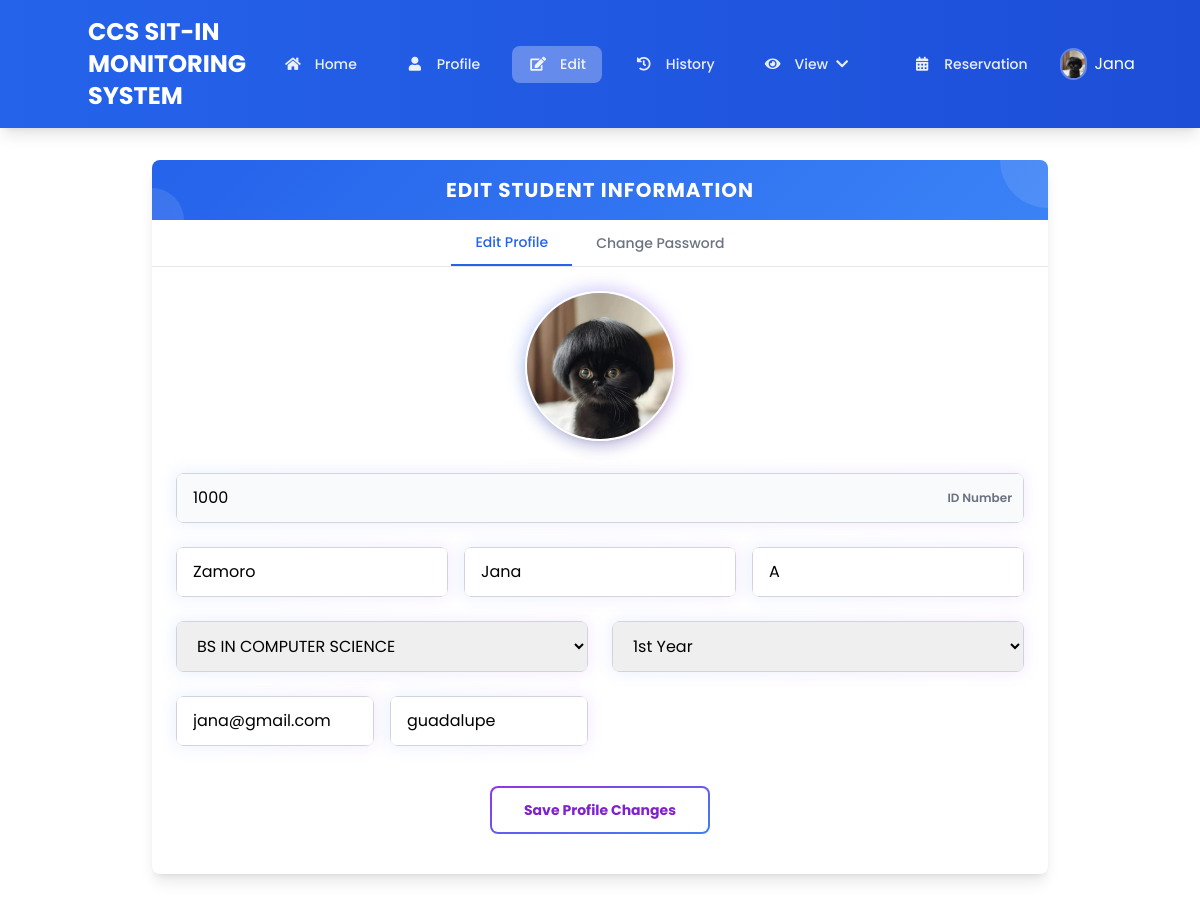
Screenshot of /user/edit.php (signed in) with the database file from the repository.
### tables this page shows
CREATE TABLE `users` (
  `STUD_NUM` int(11) NOT NULL,
  `IDNO` int(11) NOT NULL,
  `LAST_NAME` varchar(30) NOT NULL,
  `FIRST_NAME` varchar(30) NOT NULL,
  `MID_NAME` varchar(30) NOT NULL,
  `COURSE` enum('BS IN ACCOUNTANCY','BS IN BUSINESS ADMINISTRATION','BS IN CRIMINOLOGY','BS IN CUSTOMS ADMINISTRATION','BS IN INFORMATION TECHNOLOGY','BS IN COMPUTER SCIENCE','BS IN OFFICE ADMINISTRATION','BS IN SOCIAL WORK','BACHELOR OF SECONDARY EDUCATION','BACHELOR OF ELEMENTARY EDUCATION') NOT NULL,
  `YEAR_LEVEL` enum('1st Year','2nd Year','3rd Year','4th Year') NOT NULL,
  `USER_NAME` varchar(30) NOT NULL,
  `PASSWORD_HASH` varchar(255) NOT NULL,
  `UPLOAD_IMAGE` longblob DEFAULT NULL,
  `EMAIL` varchar(30) NOT NULL,
  `ADDRESS` varchar(255) NOT NULL,
  `SESSION` int(11) NOT NULL DEFAULT 30,
  `POINTS` int(5) NOT NULL,
  `TOTAL_POINTS` int(11) NOT NULL DEFAULT 0
);

### user/edit.php (the view, shortened to what this page needs)
<?php
require '../db.php';
$firstName = isset($_SESSION['first_name']) ? $_SESSION['first_name'] : 'Guest';
$userId = isset($_SESSION['user_id']) ? $_SESSION['user_id'] : null;
if ($userId) {
    $stmt = $conn->prepare("SELECT IDNO, LAST_NAME, FIRST_NAME, MID_NAME, COURSE, YEAR_LEVEL, EMAIL, ADDRESS, UPLOAD_IMAGE FROM users WHERE STUD_NUM = ?");
    $stmt->bind_param("i", $userId);
    $stmt->execute();
    $stmt->bind_result($idNo, $lastName, $dbFirstName, $midName, $course, $yearLevel, $email, $address, $userImage);
    $profileImage = !empty($userImage) ? '../images/' . $userImage : "../images/image.jpg";
}
?>
<!DOCTYPE html>
<html lang="en">
<head>
    <link rel="stylesheet" href="https://cdnjs.cloudflare.com/ajax/libs/font-awesome/5.15.4/css/all.min.css">
    <script src="https://cdn.tailwindcss.com"></script>
</head>
<body class="min-h-screen font-poppins" style="background: white;">
    <header class="bg-gradient-to-r from-blue-600 to-blue-700 text-white shadow-lg py-4 px-6">
        <div class="container mx-auto flex items-center justify-between">
            <div class="flex items-center">
                <h1 class="text-2xl font-bold">CCS SIT-IN MONITORING SYSTEM</h1>
            </div>
            <div class="flex items-center space-x-6">
                <nav class="hidden md:flex items-center space-x-4">
                    <a href="dashboard.php" class="nav-item<?php if(basename($_SERVER['PHP_SELF']) == 'dashboard.php') echo ' active'; ?>">
                        <i class="fas fa-home"></i>
                        <span>Home</span>
                    </a>
                    <a href="profile.php" class="nav-item<?php if(basename($_SERVER['PHP_SELF']) == 'profile.php') echo ' active'; ?>">
                        <i class="fas fa-user"></i>
                        <span>Profile</span>
                    </a>
                    <a href="edit.php" class="nav-item<?php if(basename($_SERVER['PHP_SELF']) == 'edit.php') echo ' active'; ?>">
                        <i class="fas fa-edit"></i>
                        <span>Edit</span>
                    </a>
                    <a href="history.php" class="nav-item<?php if(basename($_SERVER['PHP_SELF']) == 'history.php') echo ' active'; ?>">
                        <i class="fas fa-history"></i>
                        <span>History</span>
                    </a>
                    <div class="relative" x-data="{ open: false }">
                        <button @click="open = !open" class="nav-item">
                            <i class="fas fa-eye"></i>
                            <span>View</span>
                            <i class="fas fa-chevron-down ml-1 text-sm"></i>
                        </button>
                    </div>
                    <a href="reservation.php" class="nav-item<?php if(basename($_SERVER['PHP_SELF']) == 'reservation.php') echo ' active'; ?>">
                        <i class="fas fa-calendar-alt"></i>
                        <span>Reservation</span>
                    </a>
                    <div class="relative" x-data="{ open: false }">
                        <button @click="open = !open" class="flex items-center space-x-2">
                            <img src="<?php echo htmlspecialchars($profileImage); ?>" alt="Profile"
                                 class="w-8 h-8 rounded-full object-cover border-2 border-white/30">
                            <span class="hidden md:inline-block"><?php echo htmlspecialchars($firstName); ?></span>
                        </button>
                    </div>
                </nav>
            </div>
        </div>
    </header>
        <div class="mx-auto my-8 max-w-4xl">
            <div class="bg-white rounded-lg shadow-lg overflow-hidden">
            <div class="text-white p-4 flex items-center justify-center relative overflow-hidden" style="background: linear-gradient(135deg, #2563eb 0%, #3b82f6 100%)">
                    <div class="absolute top-0 right-0 w-24 h-24 bg-white/10 rounded-full -translate-y-1/2 translate-x-1/2"></div>
                    <div class="absolute bottom-0 left-0 w-16 h-16 bg-white/10 rounded-full translate-y-1/2 -translate-x-1/2"></div>
                    <h2 class="text-xl font-bold tracking-wider uppercase relative z-10">EDIT STUDENT INFORMATION</h2>
                </div>
                <div class="flex justify-center border-b border-gray-200">
                    <button type="button"
                            class="tab-button px-6 py-3 font-medium text-sm active text-blue-600 border-b-2 border-blue-600"
                            data-tab="edit-profile">
                        Edit Profile
                    </button>
                    <button type="button"
                            class="tab-button px-6 py-3 font-medium text-sm text-gray-500"
                            data-tab="change-password">
                        Change Password
                    </button>
                </div>
                <div id="edit-profile" class="tab-content p-6 block">
                    <div class="relative group mx-auto w-[150px] h-[150px] mb-8">
                        <img src="<?php echo htmlspecialchars($profileImage); ?>"
                            alt="Student Image"
                            class="w-[150px] h-[150px] rounded-full object-cover mx-auto block cursor-pointer border-2 border-white shadow-lg relative group-hover:scale-105 transition-all duration-300"
                            id="profileImage"
                            title="Click to change profile picture">
                    </div>
                    <form id="editForm" method="POST" action="" class="mt-6">
                        <div class="grid grid-cols-1 md:grid-cols-2 gap-6">
                            <div class="relative col-span-1 md:col-span-2 group">
                                <div class="relative bg-white rounded-lg overflow-hidden">
                                    <input type="text"
                                           id="Idno"
                                           name="Idno"
                                           class="w-full px-4 py-3 border border-gray-300 rounded-md cursor-not-allowed bg-gray-50"
                                           value="<?php echo htmlspecialchars($idNo); ?>"
                                           readonly>
                                    <span class="absolute top-1/2 -translate-y-1/2 right-3 text-xs font-semibold text-gray-500">ID Number</span>
                                </div>
                            </div>
                            <div class="mb-0 col-span-1 md:col-span-2 grid grid-cols-1 md:grid-cols-3 gap-4">
                                <div class="group relative">
                                    <div class="relative bg-white rounded-lg overflow-hidden">
                                        <input type="text" id="Lastname" name="Lastname" class="w-full px-4 py-3 border border-gray-300 rounded-md" placeholder="Last Name" value="<?php echo htmlspecialchars($lastName); ?>" required>
                                    </div>
                                </div>
                                <div class="group relative">
                                    <div class="relative bg-white rounded-lg overflow-hidden">
                                        <input type="text" id="Firstname" name="Firstname" class="w-full px-4 py-3 border border-gray-300 rounded-md" placeholder="First Name" value="<?php echo htmlspecialchars($dbFirstName); ?>" required>
                                    </div>
                                </div>
                                <div class="group relative">
                                    <div class="relative bg-white rounded-lg overflow-hidden">
                                        <input type="text" id="Midname" name="Midname" class="w-full px-4 py-3 border border-gray-300 rounded-md" placeholder="Middle Name" value="<?php echo htmlspecialchars($midName); ?>">
                                    </div>
                                </div>
                            </div>
                            <div class="group relative">
                                <div class="relative bg-white rounded-lg overflow-hidden">
                                    <select id="Course" name="Course" class="w-full px-4 py-3 border border-gray-300 rounded-md" required>
                                        <option value="BS IN COMPUTER SCIENCE" <?php if ($course == 'BS IN COMPUTER SCIENCE') echo 'selected'; ?>>BS IN COMPUTER SCIENCE</option>
                                    </select>
                                </div>
                            </div>
                            <div class="group relative">
                                <div class="relative bg-white rounded-lg overflow-hidden">
                                    <select id="Year_Level" name="Year_Level" class="w-full px-4 py-3 border border-gray-300 rounded-md" required>
                                        <option value="1st Year" <?php if ($yearLevel == '1st Year') echo 'selected'; ?>>1st Year</option>
                                    </select>
                                </div>
                            </div>
                            <div class="grid grid-cols-1 md:grid-cols-2 gap-4">
                                <div class="group relative">
                                    <div class="relative bg-white rounded-lg overflow-hidden">
                                        <input type="email"
                                            id="Email"
                                            name="Email"
                                            class="w-full px-4 py-3 border border-gray-300 rounded-md"
                                            placeholder="Email Address"
                                            value="<?php echo htmlspecialchars($email); ?>"
                                            required>
                                    </div>
                                </div>
                                <div class="group relative">
                                    <div class="relative bg-white rounded-lg overflow-hidden">
                                        <input type="text"
                                            id="Address"
                                            name="Address"
                                            class="w-full px-4 py-3 border border-gray-300 rounded-md"
                                            placeholder="Complete Address"
                                            value="<?php echo htmlspecialchars($address); ?>"
                                            required>
                                    </div>
                                </div>
                            </div>
                        </div>
                        <div class="text-center mt-10 mb-4">
                                <button type="submit" class="relative inline-flex items-center justify-center overflow-hidden rounded-lg group bg-gradient-to-br from-purple-600 to-blue-500 p-0.5 text-sm font-medium hover:text-white">
                                <span class="relative rounded-md bg-white px-8 py-3 transition-all duration-300 ease-in-out group-hover:bg-opacity-0 text-purple-700 font-bold group-hover:text-white">
                                    Save Profile Changes
                                </span>
                            </button>
                        </div>
                    </form>
                </div>
            </div>
        </div>
</body>
</html>

### user/edit.php (style rules this page uses)
body { font-family: 'Poppins', sans-serif; background: white; min-height: 100vh; }
.tab-button.active { color: #2563eb; border-bottom: 2px solid #2563eb; }
.nav-item { display: flex; align-items: center; padding: 0.5rem 1rem; color: rgba(255, 255, 255, 0.9); font-size: 0.875rem; font-weight: 500; border-radius: 0.5rem; transition: all 0.2s; }
.nav-item.active { background-color: rgba(255, 255, 255, 0.3); }
.nav-item i { width: 1.25rem; text-align: center; margin-right: 0.75rem; }

### rows the page displays
users: UPLOAD_IMAGE (picture), Idno "1000", Lastname "Zamoro", Firstname "Jana", Midname "A", Course "BS IN COMPUTER SCIENCE", Year_Level "1st Year", Email "jana@gmail.com", Address "guadalupe"

### other values shown
$firstName "Jana"
